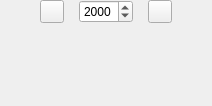
<?xml version="1.0" encoding="UTF-8"?>
<ui version="4.0">
 <class>DiaryCalendar</class>
 <widget class="QWidget" name="DiaryCalendar">
  <property name="windowTitle">
   <string>DiaryCalendar</string>
  </property>
  <layout class="QVBoxLayout" name="verticalLayout">
   <property name="spacing">
    <number>15</number>
   </property>
   <property name="leftMargin">
    <number>0</number>
   </property>
   <property name="topMargin">
    <number>0</number>
   </property>
   <property name="rightMargin">
    <number>0</number>
   </property>
   <property name="bottomMargin">
    <number>0</number>
   </property>
   <item>
    <layout class="QHBoxLayout" name="horizontalLayout_3">
     <item>
      <spacer name="horizontalSpacer">
       <property name="orientation">
        <enum>Qt::Horizontal</enum>
       </property>
       <property name="sizeHint" stdset="0">
        <size>
         <width>40</width>
         <height>20</height>
        </size>
       </property>
      </spacer>
     </item>
     <item>
      <widget class="QToolButton" name="previousYearButton"/>
     </item>
     <item>
      <widget class="QDateEdit" name="yearEdit">
       <property name="buttonSymbols">
        <enum>QAbstractSpinBox::UpDownArrows</enum>
       </property>
       <property name="displayFormat">
        <string>yyyy</string>
       </property>
      </widget>
     </item>
     <item>
      <widget class="QToolButton" name="nextYearButton"/>
     </item>
     <item>
      <spacer name="horizontalSpacer_2">
       <property name="orientation">
        <enum>Qt::Horizontal</enum>
       </property>
       <property name="sizeHint" stdset="0">
        <size>
         <width>40</width>
         <height>20</height>
        </size>
       </property>
      </spacer>
     </item>
    </layout>
   </item>
   <item>
    <widget class="QScrollArea" name="calendarScrollArea">
     <property name="frameShape">
      <enum>QFrame::NoFrame</enum>
     </property>
     <property name="lineWidth">
      <number>0</number>
     </property>
     <property name="widgetResizable">
      <bool>true</bool>
     </property>
     <widget class="QWidget" name="calendarScrollWidgetContents">
      <property name="geometry">
       <rect>
        <x>0</x>
        <y>0</y>
        <width>490</width>
        <height>447</height>
       </rect>
      </property>
      <layout class="QVBoxLayout" name="calendarLayout">
       <property name="spacing">
        <number>30</number>
       </property>
      </layout>
     </widget>
    </widget>
   </item>
  </layout>
 </widget>
 <resources/>
 <connections/>
</ui>
